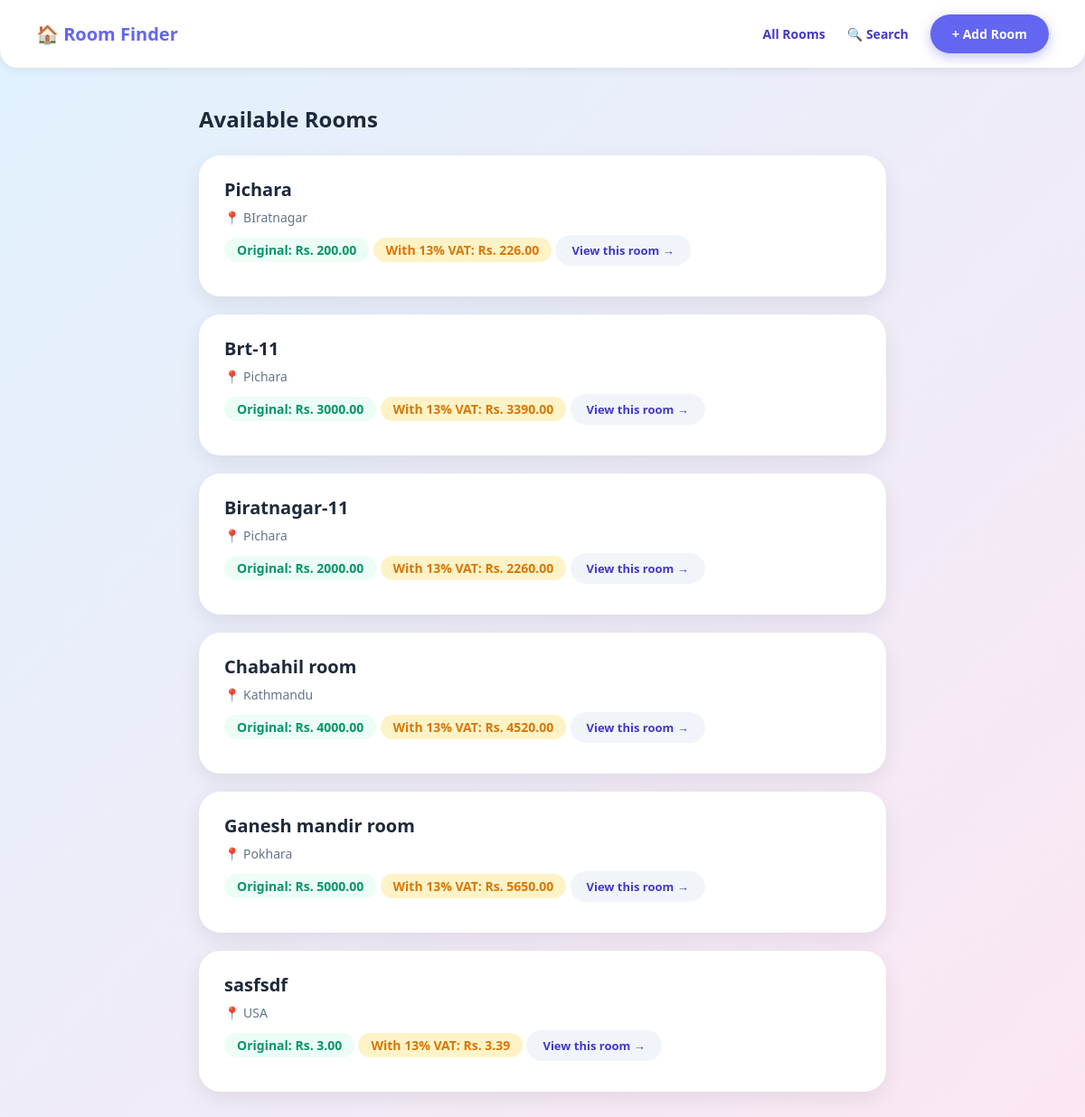
The app's page /, older data.
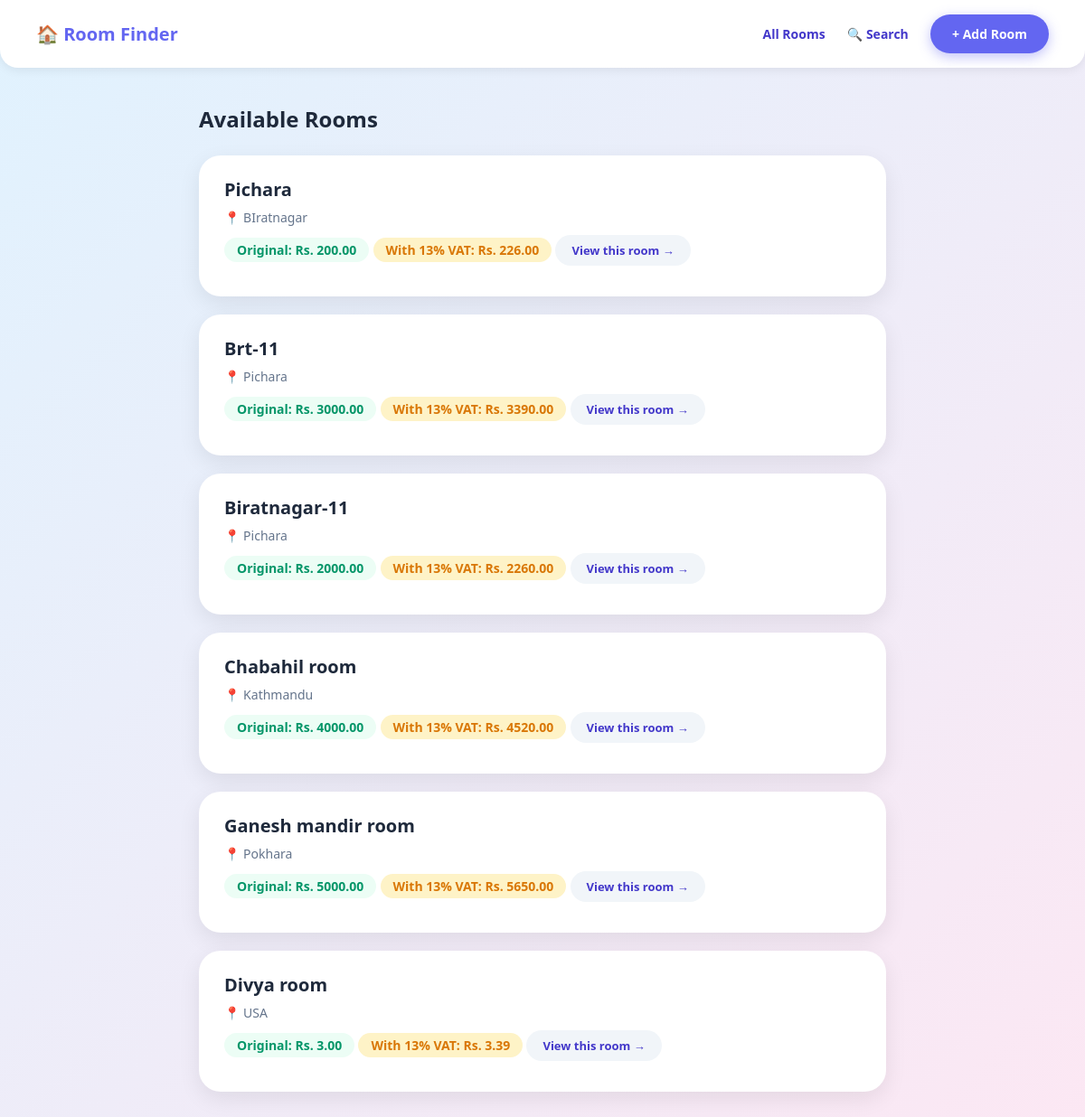
The same page, newer data.
### core/models.py (models this page shows, shortened)
class Room(models.Model):
    title = models.CharField(max_length=200)
    description = models.TextField()
    location = models.CharField(max_length=200)
    price = models.DecimalField(max_digits=10, decimal_places=2)
    slug = models.SlugField(unique=True)

### core/views.py (the view)
# urls.py: path('', views.room_list, name='room_list'),
def room_list(request):
    all_rooms = Room.objects.all()
    context = {'all_rooms': all_rooms}
    return render(request, 'core/room_list.html', context)

### core/templatetags/custom_tags.py (called while the page is built)
@register.filter
def add_tax(price, tax_rate):
    try:
        tax_amount = float(price) * (float(tax_rate) / 100)
        total = float(price) + tax_amount
        return f"Rs. {total:.2f}"
    except (ValueError, TypeError):
        return price

### templates/core/room_list.html (shortened to what this page needs)
{% extends 'core/base.html' %}
{% load custom_tags %}
{% block content %}
    <h2 style="font-size:24px; font-weight:700; color:#1e293b; margin-bottom:24px;">
        Available Rooms
    </h2>
    {% for room in all_rooms %}
        <div class="room-bubble">
            <h3>{{ room.title }}</h3>
            <p class="location">📍 {{ room.location }}</p>
            <p class="price">
                Original: Rs. {{ room.price|floatformat:2 }}
            </p>
            <p class="price" style="background:#fef3c7; color:#d97706;">
                With 13% VAT: {{ room.price|add_tax:13 }}
            </p>
            <a class="view-btn" href="{% url 'room_detail' room.slug %}">
                View this room →
            </a>
        </div>
    {% empty %}
        <div class="empty-bubble">Haal samma kunai room chaina.</div>
    {% endfor %}
{% endblock %}

Row changes from the older to the newer data that the page shows:
changed Room "USA": title "sasfsdf" → "Divya room"
